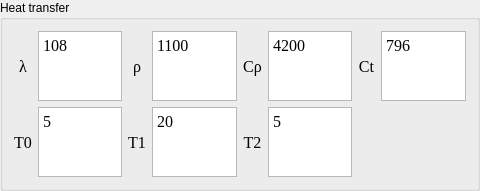
   <widget class="QGroupBox" name="groupBox_3">
    <property name="geometry">
     <rect>
      <x>10</x>
      <y>210</y>
      <width>480</width>
      <height>91</height>
     </rect>
    </property>
    <property name="sizePolicy">
     <sizepolicy hsizetype="Minimum" vsizetype="Minimum">
      <horstretch>0</horstretch>
      <verstretch>0</verstretch>
     </sizepolicy>
    </property>
    <property name="title">
     <string>Heat transfer</string>
    </property>
    <layout class="QGridLayout" name="gridLayout_3">
     <item row="0" column="0">
      <widget class="QLabel" name="label_9">
       <property name="font">
        <font>
         <family>Times New Roman</family>
         <pointsize>12</pointsize>
        </font>
       </property>
       <property name="text">
        <string>λ</string>
       </property>
       <property name="alignment">
        <set>Qt::AlignCenter</set>
       </property>
      </widget>
     </item>
     <item row="0" column="1">
      <widget class="QPlainTextEdit" name="plainTextEdit_9">
       <property name="sizePolicy">
        <sizepolicy hsizetype="Expanding" vsizetype="Expanding">
         <horstretch>0</horstretch>
         <verstretch>0</verstretch>
        </sizepolicy>
       </property>
       <property name="font">
        <font>
         <family>Times New Roman</family>
         <pointsize>12</pointsize>
        </font>
       </property>
       <property name="acceptDrops">
        <bool>true</bool>
       </property>
       <property name="inputMethodHints">
        <set>Qt::ImhMultiLine</set>
       </property>
       <property name="verticalScrollBarPolicy">
        <enum>Qt::ScrollBarAlwaysOff</enum>
       </property>
       <property name="horizontalScrollBarPolicy">
        <enum>Qt::ScrollBarAlwaysOff</enum>
       </property>
       <property name="plainText">
        <string>108</string>
       </property>
       <property name="centerOnScroll">
        <bool>false</bool>
       </property>
      </widget>
     </item>
     <item row="2" column="2">
      <widget class="QLabel" name="label_10">
       <property name="font">
        <font>
         <family>Times New Roman</family>
         <pointsize>12</pointsize>
        </font>
       </property>
       <property name="text">
        <string>T1</string>
       </property>
       <property name="alignment">
        <set>Qt::AlignCenter</set>
       </property>
      </widget>
     </item>
     <item row="2" column="3">
      <widget class="QPlainTextEdit" name="plainTextEdit_14">
       <property name="sizePolicy">
        <sizepolicy hsizetype="Expanding" vsizetype="Expanding">
         <horstretch>0</horstretch>
         <verstretch>0</verstretch>
        </sizepolicy>
       </property>
       <property name="font">
        <font>
         <family>Times New Roman</family>
         <pointsize>12</pointsize>
        </font>
       </property>
       <property name="acceptDrops">
        <bool>true</bool>
       </property>
       <property name="inputMethodHints">
        <set>Qt::ImhMultiLine</set>
       </property>
       <property name="verticalScrollBarPolicy">
        <enum>Qt::ScrollBarAlwaysOff</enum>
       </property>
       <property name="horizontalScrollBarPolicy">
        <enum>Qt::ScrollBarAlwaysOff</enum>
       </property>
       <property name="plainText">
        <string>20</string>
       </property>
       <property name="centerOnScroll">
        <bool>false</bool>
       </property>
      </widget>
     </item>
     <item row="2" column="4">
      <widget class="QLabel" name="label_11">
       <property name="font">
        <font>
         <family>Times New Roman</family>
         <pointsize>12</pointsize>
        </font>
       </property>
       <property name="text">
        <string>T2</string>
       </property>
       <property name="alignment">
        <set>Qt::AlignCenter</set>
       </property>
      </widget>
     </item>
     <item row="2" column="1">
      <widget class="QPlainTextEdit" name="plainTextEdit_13">
       <property name="sizePolicy">
        <sizepolicy hsizetype="Expanding" vsizetype="Expanding">
         <horstretch>0</horstretch>
         <verstretch>0</verstretch>
        </sizepolicy>
       </property>
       <property name="font">
        <font>
         <family>Times New Roman</family>
         <pointsize>12</pointsize>
        </font>
       </property>
       <property name="acceptDrops">
        <bool>true</bool>
       </property>
       <property name="inputMethodHints">
        <set>Qt::ImhMultiLine</set>
       </property>
       <property name="verticalScrollBarPolicy">
        <enum>Qt::ScrollBarAlwaysOff</enum>
       </property>
       <property name="horizontalScrollBarPolicy">
        <enum>Qt::ScrollBarAlwaysOff</enum>
       </property>
       <property name="plainText">
        <string>5</string>
       </property>
       <property name="centerOnScroll">
        <bool>false</bool>
       </property>
      </widget>
     </item>
     <item row="2" column="0">
      <widget class="QLabel" name="label_12">
       <property name="font">
        <font>
         <family>Times New Roman</family>
         <pointsize>12</pointsize>
        </font>
       </property>
       <property name="text">
        <string>T0</string>
       </property>
       <property name="alignment">
        <set>Qt::AlignCenter</set>
       </property>
      </widget>
     </item>
     <item row="0" column="2">
      <widget class="QLabel" name="label_13">
       <property name="font">
        <font>
         <family>Times New Roman</family>
         <pointsize>12</pointsize>
        </font>
       </property>
       <property name="text">
        <string>ρ</string>
       </property>
       <property name="alignment">
        <set>Qt::AlignCenter</set>
       </property>
      </widget>
     </item>
     <item row="0" column="3">
      <widget class="QPlainTextEdit" name="plainTextEdit_10">
       <property name="sizePolicy">
        <sizepolicy hsizetype="Expanding" vsizetype="Expanding">
         <horstretch>0</horstretch>
         <verstretch>0</verstretch>
        </sizepolicy>
       </property>
       <property name="font">
        <font>
         <family>Times New Roman</family>
         <pointsize>12</pointsize>
        </font>
       </property>
       <property name="acceptDrops">
        <bool>true</bool>
       </property>
       <property name="inputMethodHints">
        <set>Qt::ImhMultiLine</set>
       </property>
       <property name="verticalScrollBarPolicy">
        <enum>Qt::ScrollBarAlwaysOff</enum>
       </property>
       <property name="horizontalScrollBarPolicy">
        <enum>Qt::ScrollBarAlwaysOff</enum>
       </property>
       <property name="plainText">
        <string>1100</string>
       </property>
       <property name="centerOnScroll">
        <bool>false</bool>
       </property>
      </widget>
     </item>
     <item row="0" column="4">
      <widget class="QLabel" name="label_14">
       <property name="font">
        <font>
         <family>Times New Roman</family>
         <pointsize>12</pointsize>
        </font>
       </property>
       <property name="text">
        <string>Cρ</string>
       </property>
       <property name="alignment">
        <set>Qt::AlignCenter</set>
       </property>
      </widget>
     </item>
     <item row="0" column="7">
      <widget class="QPlainTextEdit" name="plainTextEdit_12">
       <property name="sizePolicy">
        <sizepolicy hsizetype="Expanding" vsizetype="Expanding">
         <horstretch>0</horstretch>
         <verstretch>0</verstretch>
        </sizepolicy>
       </property>
       <property name="font">
        <font>
         <family>Times New Roman</family>
         <pointsize>12</pointsize>
        </font>
       </property>
       <property name="acceptDrops">
        <bool>true</bool>
       </property>
       <property name="inputMethodHints">
        <set>Qt::ImhMultiLine</set>
       </property>
       <property name="verticalScrollBarPolicy">
        <enum>Qt::ScrollBarAlwaysOff</enum>
       </property>
       <property name="horizontalScrollBarPolicy">
        <enum>Qt::ScrollBarAlwaysOff</enum>
       </property>
       <property name="plainText">
        <string>796</string>
       </property>
       <property name="centerOnScroll">
        <bool>false</bool>
       </property>
      </widget>
     </item>
     <item row="0" column="6">
      <widget class="QLabel" name="label_15">
       <property name="font">
        <font>
         <family>Times New Roman</family>
         <pointsize>12</pointsize>
        </font>
       </property>
       <property name="text">
        <string>Ct</string>
       </property>
       <property name="alignment">
        <set>Qt::AlignCenter</set>
       </property>
      </widget>
     </item>
     <item row="0" column="5">
      <widget class="QPlainTextEdit" name="plainTextEdit_11">
       <property name="sizePolicy">
        <sizepolicy hsizetype="Expanding" vsizetype="Expanding">
         <horstretch>0</horstretch>
         <verstretch>0</verstretch>
        </sizepolicy>
       </property>
       <property name="font">
        <font>
         <family>Times New Roman</family>
         <pointsize>12</pointsize>
        </font>
       </property>
       <property name="acceptDrops">
        <bool>true</bool>
       </property>
       <property name="inputMethodHints">
        <set>Qt::ImhMultiLine</set>
       </property>
       <property name="verticalScrollBarPolicy">
        <enum>Qt::ScrollBarAlwaysOff</enum>
       </property>
       <property name="horizontalScrollBarPolicy">
        <enum>Qt::ScrollBarAlwaysOff</enum>
       </property>
       <property name="plainText">
        <string>4200</string>
       </property>
       <property name="centerOnScroll">
        <bool>false</bool>
       </property>
      </widget>
     </item>
     <item row="2" column="5">
      <widget class="QPlainTextEdit" name="plainTextEdit_15">
       <property name="sizePolicy">
        <sizepolicy hsizetype="Expanding" vsizetype="Expanding">
         <horstretch>0</horstretch>
         <verstretch>0</verstretch>
        </sizepolicy>
       </property>
       <property name="font">
        <font>
         <family>Times New Roman</family>
         <pointsize>12</pointsize>
        </font>
       </property>
       <property name="acceptDrops">
        <bool>true</bool>
       </property>
       <property name="inputMethodHints">
        <set>Qt::ImhMultiLine</set>
       </property>
       <property name="verticalScrollBarPolicy">
        <enum>Qt::ScrollBarAlwaysOff</enum>
       </property>
       <property name="horizontalScrollBarPolicy">
        <enum>Qt::ScrollBarAlwaysOff</enum>
       </property>
       <property name="plainText">
        <string>5</string>
       </property>
       <property name="centerOnScroll">
        <bool>false</bool>
       </property>
      </widget>
     </item>
    </layout>
   </widget>
